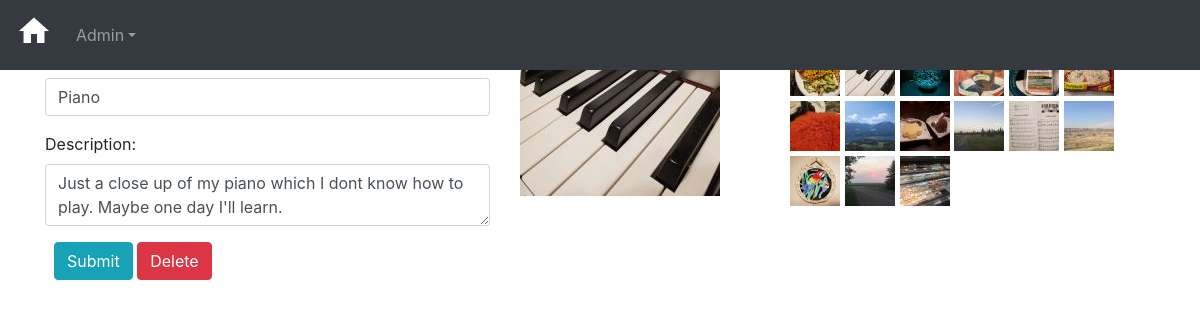
Screenshot of /admin/edit.php?id=36 (signed in) with the database file from the repository.
### tables this page shows
CREATE TABLE `tgo_Image` (
  `id` int(11) NOT NULL,
  `tgo_file` varchar(255) NOT NULL,
  `tgo_title` varchar(255) NOT NULL,
  `tgo_description` varchar(255) NOT NULL
);

### admin/edit.php (the view, shortened to what this page needs)
<?php
include("../includes/header.php");
?>
<?php
$image_id = $_GET['id'];
$result = mysqli_query($con, "SELECT * FROM tgo_Image") or die(mysqli_error($con));
while ($row = mysqli_fetch_array($result)) {
    $title = $row['tgo_title'];
    $image = $row['tgo_file'];
    $id = $row['id'];
    $editLinks .= "\n<a class=\"edit-link\" id=\"style-links\" href=\"edit.php?id=$id\"><img src=\"../images/squares50/$image\" alt=\"thumbnail\" /></a>";
}
$result = mysqli_query($con, "SELECT * FROM tgo_Image WHERE id = '$image_id'") or die(mysqli_error($con));
while ($row = mysqli_fetch_array($result)) {
    $title = $row['tgo_title'];
    $description = $row['tgo_description'];
    $imageFile = $row['tgo_file'];
}
?>
<h2>Edit</h2>
<div class="row">
    <div class="col-5">
        <form id="myform" name="myform" method="post" action="<?php echo htmlspecialchars($_SERVER['REQUEST_URI']); ?>">
            <div class="form-group">
                <label for="title">Title:</label>
                <input type="text" name="title" class="form-control" value="<?php if ($title) {
                                                                                echo $title;
                                                                            } ?>">
            </div>
            <div class="form-group">
                <label for="description">Description:</label>
                <textarea name="description" class="form-control"><?php if ($description) {
                                                                        echo $description;
                                                                    } ?></textarea>
            </div>
            <div class="form-group">
                <label for="submit">&nbsp;</label>
                <input type="submit" name="submit" class="btn btn-info" value="Submit">
                <a class="btn btn-danger del" href="delete.php?id=<?php echo $image_id ?>">Delete</a>
            </div>
        </form>
    </div>
    <div class="col-3">
        <img src="../images/thumbs200/<?php if ($imageFile) {
                                            echo $imageFile;
                                        } ?>" alt="">
    </div>
    <div class="col-4">
        <div class="row d-flex justify-content-start">
            <?php echo $editLinks; ?>
        </div>
    </div>
</div>
<?php
include("../includes/footer.php");
?>

### admin/edit.php (style rules this page uses)
.edit-link { margin-right: .3rem; margin-bottom: .3rem; }

### rows the page displays
tgo_image: title "Piano", description "Just a close up of my piano which I dont know how to play. Maybe one day I'll learn.", tgo_file (picture)
tgo_image: tgo_file (picture)
tgo_image: tgo_file (picture)
tgo_image: tgo_file (picture)
tgo_image: tgo_file (picture)
tgo_image: tgo_file (picture)
tgo_image: tgo_file (picture)
tgo_image: tgo_file (picture)
tgo_image: tgo_file (picture)
tgo_image: tgo_file (picture)
tgo_image: tgo_file (picture)
tgo_image: tgo_file (picture)
tgo_image: tgo_file (picture)
tgo_image: tgo_file (picture)
tgo_image: tgo_file (picture)
